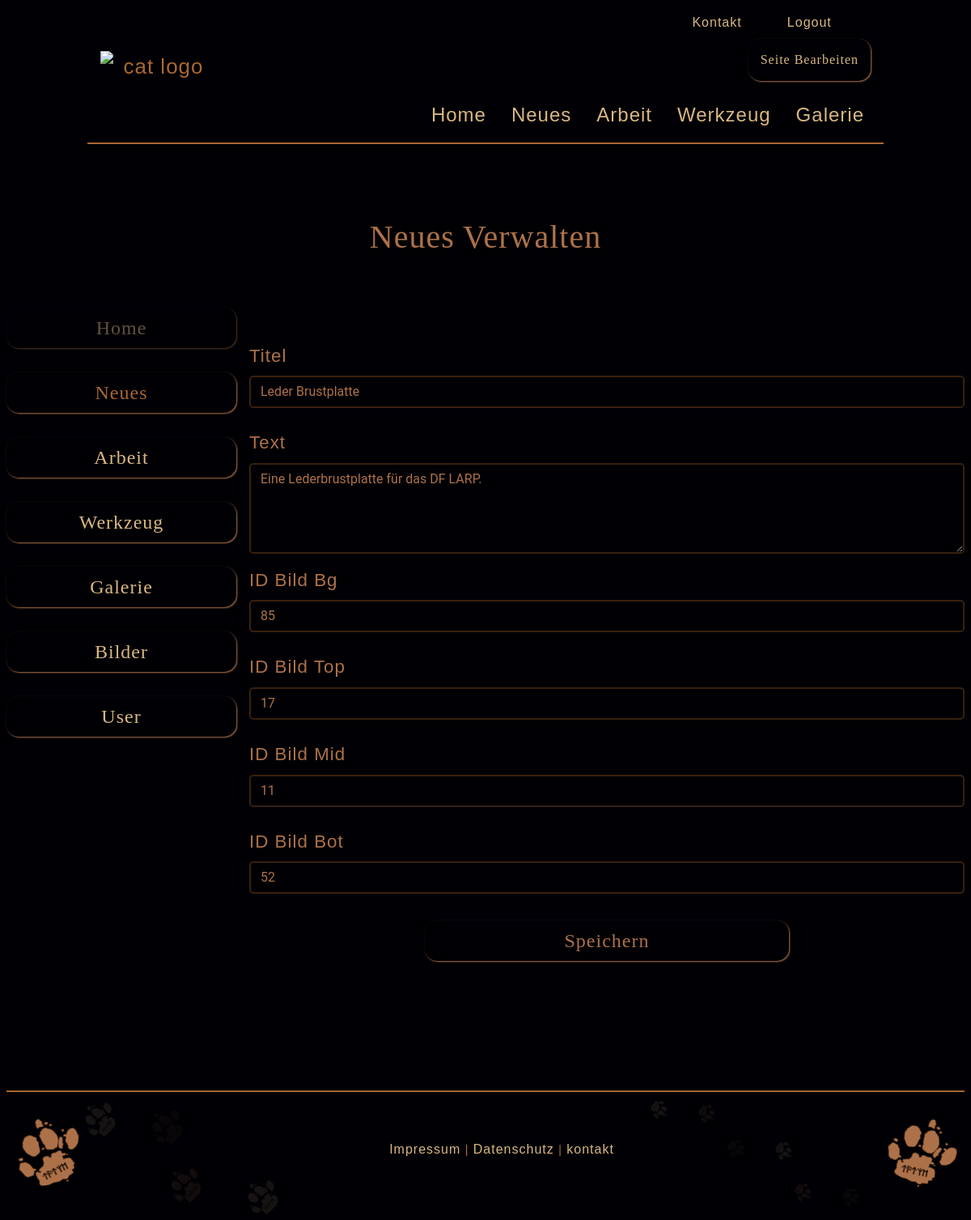
The page /index.php?p=admin&module=news&action=edit&id=1 (signed in) on the database its author committed.
### tables this page shows
CREATE TABLE `news` (
  `id` int(11) NOT NULL,
  `title` varchar(50) NOT NULL,
  `text` varchar(250) NOT NULL,
  `bg_image` int(150) NOT NULL,
  `top_image` int(150) NOT NULL,
  `mid_image` int(150) NOT NULL,
  `bot_image` int(150) NOT NULL
);

### web/index.php (called while the page is built, shortened)
<?php
require 'templates/layout.php';

### web/models/news.php (called while the page is built, shortened)
<?php
function getItemById($id)
{
    global $db_connection;
    try {
        $stmt = $db_connection->prepare("SELECT * FROM news WHERE id = ?");
        $stmt->bind_param("i", $_id);
        $stmt->execute();
        $result = $stmt->get_result();
        return $result->fetch_assoc();
    } catch (Exception $e) {
        return false;
    }
}

### web/controllers/admin/news.php (called while the page is built, shortened)
<?php
$available_actions = [
    'list',
    'new',
    'create',
    'edit',
    'update',
    'delete'
];
if (isset($_REQUEST['action']) && in_array($_REQUEST['action'], $available_actions)) {
    $action = $_REQUEST['action'];
} else {
}
if (isset($action)){
    switch ($action) {
        case 'edit':
            $pageElement = showUpdateForm($_REQUEST['id']);
            break;
    }
}
function showUpdateForm($id, $errors = [], $values = [])
{
    include('models/news.php');
    $item = getItemById($id);
    return [
        'page' => 'templates/admin/forms/news.php',
        'action' => 'index.php?p=admin&module=news&action=update',
        'values' => $values != [] ? $values : $item,
        'errors' => $errors
    ];
}

### web/templates/admin/forms/news.php (the view, shortened to what this page needs)
<form action="<?php print $pageElement['action'] ?>" method="POST">
    <div class="row">
        <div class="col col-form-label">
            <label class="font_wind" for="title">Titel</label>
            <input
                name="title"
                id="title"
                class="font_not_wind form-control <?php if(array_key_exists('title', $pageElement['errors'])){ ?> has_error <?php } ?>"
                type="text"
                maxlength="30"
                placeholder="Titel"
                value="<?php print $pageElement['values']['title'] ?? '' ?>">
        </div>
    </div>
    <div class="row">
        <div class="col col-form-label">
            <label class="font_wind" for="text">Text</label>
            <textarea
                    class="font_not_wind form-control  <?php if(array_key_exists('text', $pageElement['errors'])){ ?> has_error <?php } ?>"
                    id="text"
                    rows="4"
                    cols="50"
                    type="text"
                    maxlength="500"
                    name="text"
                    placeholder="Text"><?php print $pageElement['values']['text'] ?? '' ?></textarea>
        </div>
    </div>
    <div class="row">
        <div class="col col-form-label">
            <label class="font_wind" for="idbg">ID Bild Bg</label>
            <input
                name="bg_image"
                id="idbg"
                class="font_not_wind form-control <?php if(array_key_exists('bg_image', $pageElement['errors'])){ ?> has_error <?php } ?>"
                type="number"
                maxlength="1500"
                placeholder="Zahl"
                value="<?php print $pageElement['values']['bg_image'] ?? '' ?>">
        </div>
    </div>
    <div class="row">
        <div class="col col-form-label">
            <label class="font_wind" for="idtop">ID Bild Top</label>
            <input
                name="top_image"
                id="idtop"
                class="font_not_wind form-control <?php if(array_key_exists('top_image', $pageElement['errors'])){ ?> has_error <?php } ?>"
                type="number"
                maxlength="1500"
                placeholder="Zahl"
                value="<?php print $pageElement['values']['top_image'] ?? '' ?>">
        </div>
    </div>
    <div class="row">
        <div class="col col-form-label">
            <label class="font_wind" for="idmid">ID Bild Mid</label>
            <input
                name="mid_image"
                id="idmid"
                class="font_not_wind form-control <?php if(array_key_exists('mid_image', $pageElement['errors'])){ ?> has_error <?php } ?>"
                type="number"
                maxlength="1500"
                placeholder="Zahl"
                value="<?php print $pageElement['values']['mid_image'] ?? '' ?>">
        </div>
    </div>
    <div class="row">
        <div class="col col-form-label">
            <label class="font_wind" for="idbot">ID Bild Bot</label>
            <input
                name="bot_image"
                id="idbot"
                class="font_not_wind form-control <?php if(array_key_exists('bot_image', $pageElement['errors'])){ ?> has_error <?php } ?>"
                type="number"
                maxlength="1500"
                placeholder="Zahl"
                value="<?php print $pageElement['values']['bot_image'] ?? '' ?>">
        </div>
    </div>
    <div class="row justify-content-center">
        <button class="btn_1 btn btn_send">Speichern</button>
    </div>
</form>

### rows shown on the page
news: title "Leder Brustplatte", text "Eine Lederbrustplatte für das DF LARP.", bg_image "85", top_image "17", mid_image "11", bot_image "52"

### other values the page prints
$titleBackend "Neues"
